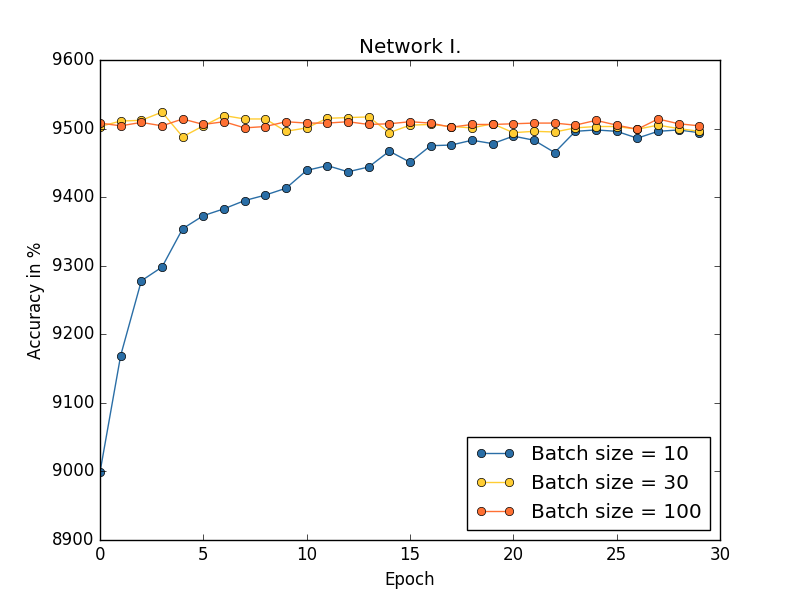

This chart was generated by the following Python code:
# Dora Jambor
# MNIST digit recognition 
# following Michael Nielsen's book on Neural Network and Deep Learning

'''
Plots how well our neural net is doing with different batch sizes.
'''

# Standard library
import json
import random
import sys

# My library
sys.path.append('../networks/')
import mnist_loader
import nnetwork

# Third-party libraries
import matplotlib.pyplot as plt
import numpy as np

# Constants
eta = 2.5
color = '#2A6EA6'
NUM_EPOCHS = 30
INPUT_NEURONS = 784
HIDDEN_NEURONS = 30
OUTPUT_NEURONS = 10
BATCH_SIZES = [10,30,100]
COLORS = ['#2A6EA6', '#FFCD33', '#FF7033']

def run_networks():
    # Make results more easily reproducible    
    random.seed(12345678)
    np.random.seed(12345678)
    training_data, validation_data, test_data = mnist_loader.load_data_wrapper()
    # instantiate network
    net = nnetwork.Network([INPUT_NEURONS,HIDDEN_NEURONS,OUTPUT_NEURONS])
    # run SGD
    results = []
    for batch in BATCH_SIZES:
        results.append(net.gradientDescent(training_data, batch, eta, NUM_EPOCHS,
                    test_data=test_data))
    f = open("batches_graph.json", "w")
    json.dump(results, f)
    f.close()

def plot():
    f = open("batches_graph.json", "r")
    results = json.load(f)
    print results
    f.close()
    fig = plt.figure()
    plt.title("Network I.")
    ax = fig.add_subplot(111)
    for result, color, batch in zip(results,COLORS,BATCH_SIZES):
        ax.plot(np.arange(NUM_EPOCHS), result, "o-", color=color, label="Batch size = "+str(batch))
    ax.set_xlim([0, NUM_EPOCHS])
    ax.set_xlabel('Epoch')
    ax.set_ylabel('Accuracy in %')
    plt.legend(loc='lower right')
    plt.show()

if __name__ == "__main__":
    # run_networks()
    plot()
